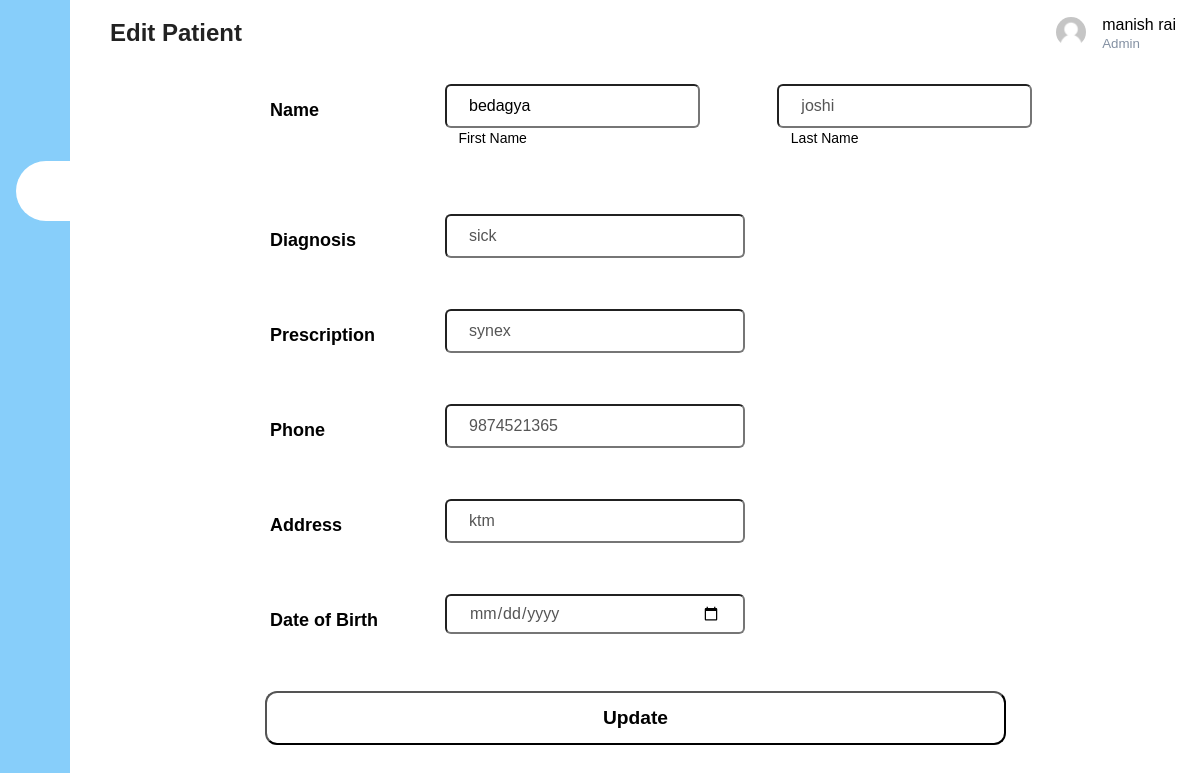
The page /edit.php?id=5 (signed in) on the database its author committed.
### tables this page shows
CREATE TABLE `user_form` (
  `id` int(255) NOT NULL,
  `fname` varchar(255) NOT NULL,
  `lname` varchar(255) NOT NULL,
  `email` varchar(255) NOT NULL,
  `password` varchar(255) NOT NULL,
  `address` varchar(255) NOT NULL,
  `gender` enum('m','f','o') NOT NULL,
  `dob` date NOT NULL,
  `user_type` varchar(255) NOT NULL DEFAULT 'admin'
);

CREATE TABLE `add_patient` (
  `id` int(255) NOT NULL,
  `fname` varchar(255) NOT NULL,
  `lname` varchar(255) NOT NULL,
  `email` varchar(255) NOT NULL,
  `password` varchar(255) NOT NULL,
  `diagnosis` varchar(255) NOT NULL,
  `pres` varchar(255) NOT NULL,
  `phone` bigint(10) NOT NULL,
  `address` varchar(255) NOT NULL,
  `dob` date NOT NULL,
  `gender` enum('m','f','o') NOT NULL,
  `user_type` varchar(255) NOT NULL DEFAULT 'user'
);

### edit.php (the view, shortened to what this page needs)
<?php
@include 'config.php';
$id=$_GET["id"];
$fname="";
$lname="";
$diagnosis="";
$pres="";
$address="";
$phone="";
$res=mysqli_query($conn,"select * from add_patient where id=$id");
while($row=mysqli_fetch_array($res)){
    $fname=$row["fname"];
    $lname=$row["lname"];
    $diagnosis=$row["diagnosis"];
	$pres=$row["pres"];
    $address=$row["address"];
    $phone=$row["phone"];
}
?>
<!DOCTYPE html>
<html>
	<head>
		<link rel="stylesheet" href="https://maxst.icons8.com/vue-static/landings/line-awesome/line-awesome/1.3.0/css/line-awesome.min.css">
        <link rel= "stylesheet" href="dash.css">
	</head>
        <div class="sidebar">
            <div class="sidebar-brand">
                <h2><span class="las la-h-square"></span> <span>Patient Record</span></h2>
            </div>
            <div class="sidebar-menu">
                <ul>
                    <li>
                        <a href="admindash.php" ><span class="las la-igloo"></span><span>Dashboard</span></a>
                    </li>
                    <li>
                        <a href="addpat.php" class="active"><span class="las la-users"></span><span>Add Patients</span></a>
                    </li>
                    <li>
                        <a href="adminprofile.php"><span class="las la-user-circle"></span><span>Admin Profile</span></a>
                    </li>
                    <li>
                        <a href="logout.php"><span class="las la-sign-out-alt"></span><span>Logout</span></a>
                    </li>
                </ul>
            </div>
        </div>
        <div class="main-content">
            <header>
               <h2>
                    <label for="nav-toggle">
                        <span class="las la-bars"></span>
                    </label>
                    Edit Patient
                </h2>
                <div class="user-wrapper">
				<a href="adminprofile.php"><img src="user.jpg" width="30px" height="30ox" alt=""></a>
                    <div>
					<?php
                        $email=$_SESSION['admin_name'];
                        $res=mysqli_query($conn,"select * from user_form where id= $email");
                        while($row=mysqli_fetch_array($res)){
                        echo $row["fname"];
                        }
                        ?><br>
                        <small>Admin</small>
                    </div>
                </div>
            </header>
<body>
	<div class="main">
		<form method="POST">
			<div id="name">
				<h2 class="name">Name</h2>
				<input class="firstname" type="text" required="required" name="fname" value="<?php  echo $fname; ?>"   >
				<label class="firstlabel">first name</label>
				<input class="lastname" type="text" required="required" name="lname" value="<?php  echo $lname; ?>">
				<label class="lastlabel">last name</label>
			</div>
			<h2 class="name">Diagnosis</h2>
			<input class="email" type="text" name="diagnosis" value="<?php  echo $diagnosis; ?>">
			<h2 class="name">Prescription</h2>
			<input class="email" type="text" name="pres" value="<?php  echo $pres; ?>">
			<h2 class="name">Phone</h2>
			<input class="code" type="text"  name="phone"  pattern="[1-9]{1}[0-9]{9}"  value="<?php  echo $phone; ?>">
			<h2 class="name">Address</h2>
			<input class="company" type="text" required="required" name="address" value="<?php  echo $address; ?>">
			<h2 class="name">Date of Birth</h2>
			<input class="option" type="date" required="required" id="birthday" name="birthday" value="<?php  echo $birthday; ?>">
			<br>
			<input type="submit" name="update" value="Update" class="button">
		</form>
	</div>
</body>
</html>

### dash.css (style rules this page uses)
:root { --main-color: #DD2F6E; --color-dark: #1D2231; --text-grey: #8390A2; }
* { padding: 0; margin: 0; box-sizing: border-box; list-style-type: none; text-decoration: none; font-family: 'Quicksand', sans-serif; }
.sidebar { width: 345px; position: fixed; left: 0; top: 0; height: 100%; background-color: lightskyblue; z-index: 100; transition: width 300ms; }
.sidebar-brand { height: 90px; padding: 1rem 0rem 1rem 2rem; color: #fff; }
.sidebar-menu { margin-top: 1rem; }
.sidebar-menu li { width: 100%; margin-bottom: 1.7rem; padding-left: 1rem; color: #fff; }
.sidebar-menu a { padding-left: 1rem; display: block; color: #fff; font-size: 1.1rem; }
.sidebar-menu a.active { background: #fff; padding-top: 1rem; padding-bottom: 1rem; color: red; border-radius: 30px 0px 0px 30px; }
.sidebar-menu a span { font-size: 1.5rem; padding-right: 1rem; }
.main-content { transition: margin-left 300ms; margin-left: 345px; }
header { background: #fff; display: flex; justify-content: space-between; padding: 1rem 1.5rem; box-shadow: 2px 2px 5px rgba(0,0,0,0,2); position: fixed; left: 345px; width: calc(100% - 345px); top: 0; z-index: 100; transition: left 300ms; }
header h2 { color: #222; }
header label span { font-size: 1.7rem; padding-right: 1rem; }
.user-wrapper { display: flex; align-items: center; }
.user-wrapper img { border-radius: 50%; margin-right: 1rem; }
.user-wrapper small { display: inline-block; color: var(--text-grey); }
@media only screen and (max-width: 1200px) { .sidebar { width: 70px; } }
@media only screen and (max-width: 1200px) { .sidebar .sidebar-brand, .sidebar li { padding-left: 1rem; text-align: center; } }
@media only screen and (max-width: 1200px) { .sidebar li a { padding-left: 0rem; } }
@media only screen and (max-width: 1200px) { .main-content { margin-left: 70px; } }
@media only screen and (max-width: 1200px) { .main-content header { width: calc(100% - 70px); left: 70px; } }

### edit.php (style rules this page uses)
* { margin: 0; padding: 0; }
body { background-position: bottom; background-size: cover; margin-top: 60px; }
.main { width: 800px; margin: auto; }
form { padding: 10px; }
#name { width: 100%; height: 100px; }
.name { margin-left: 25px; margin-top: 30px; width: 125px; color: black; font-size: 18px; font-weight: 700; }
.firstname { position: relative; left: 200px; top: -37px; line-height: 40px; border-radius: 6px; padding: 0 22px; font-size: 16px; }
.lastname { position: relative; left: 200px; top: -37px; line-height: 40px; border-radius: 6px; padding: 0 22px; font-size: 16px; color: #555; }
.firstlabel { position: relative; color: black; text-transform: capitalize; font-size: 14px; left: -46px; top: -5px; }
.lastlabel { position: relative; color: black; text-transform: capitalize; font-size: 14px; left: -46px; top: -5px; }
.company { position: relative; left: 200px; top: -37px; line-height: 40px; width: 300px; border-radius: 6px; padding: 0 22px; font-size: 16px; color: #555; }
.email { position: relative; left: 200px; top: -37px; line-height: 40px; width: 300px; border-radius: 6px; padding: 0 22px; font-size: 16px; color: #555; }
.code { position: relative; left: 200px; top: -37px; line-height: 40px; width: 300px; border-radius: 6px; padding: 0 22px; font-size: 16px; color: #555; }
.option { position: relative; left: 200px; top: -37px; line-height: 40px; width: 300px; height: 40px; border-radius: 6px; padding: 0 22px; font-size: 16px; color: #555; outline: none; overflow: hidden; }
.button { background-color: transparent; display: block; margin: 20px 0px 0px 20px; text-align: center; border-radius: 12px; padding: 14px 110px; outline: none; color: black; cursor: pointer; transition: 0.25px; width: 95%; font-size: larger; font-weight: bold; }

### rows shown on the page
user_form: fname "manish rai"
add_patient: fname "bedagya", lname "joshi", diagnosis "sick", pres "synex", phone "9874521365", address "ktm"
